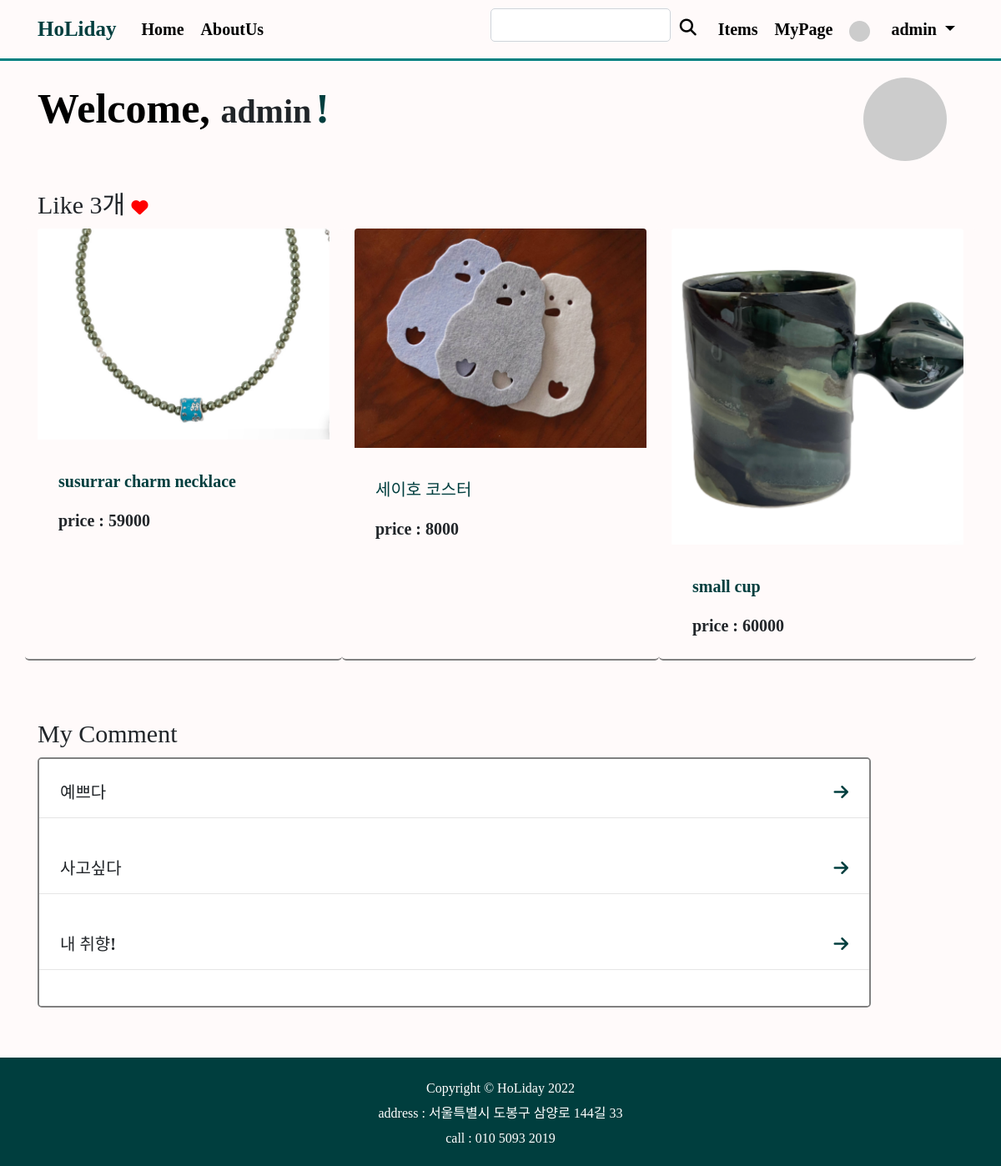
The app's page /mypage/ (signed in) with its own data.
### shoppingmall_main/models.py (models this page shows, shortened)
class ShoppingItem(models.Model):
    created_at = models.DateTimeField(auto_now_add=True)
    updated_at = models.DateTimeField(auto_now=True)
    title = models.CharField(max_length=50) # 상품 이름
    information = MarkdownxField() # 상품 설명
    price = models.IntegerField() # 가격
    like_users = models.ManyToManyField(User,related_name='like_shopping',blank=True)
    head_image = models.ImageField(upload_to='shoppingmall_main/images/%Y/%m/%d/', blank=True) # 상품 이미지
    author = models.ForeignKey(User, null=True, on_delete=models.SET_NULL)
    m_company = models.ForeignKey(Company, null=True, on_delete=models.SET_NULL) # 제조사
    category = models.ForeignKey(Category, null=True, blank=True, on_delete=models.CASCADE) # 카테고리
    product_number = models.IntegerField() # 그 외 상품번호
    tags = models.ManyToManyField(ColorTag,blank=True) # 다대다 관계
    def get_absolute_url(self):
        return f'/shoppingmall_main/{self.pk}/'

class Comment(models.Model):
    shoppingitem = models.ForeignKey(ShoppingItem, on_delete=models.CASCADE)
    author = models.ForeignKey(User, on_delete=models.CASCADE)
    content = models.TextField()
    created_at = models.DateTimeField(auto_now_add=True)
    modified_at = models.DateTimeField(auto_now = True)
    def get_absolute_url(self):
        return f'{self.shoppingitem.get_absolute_url()}#comment-{self.pk}'

### single_page/views.py (the view)
# urls.py: path('mypage/',views.mypage),
def mypage(request):
    author = request.user
    user= request.user
    comment_list = Comment.objects.filter(author=author)
    likes= ShoppingItem.like_users.through.objects.filter(user=user)
    likes_count = likes.count()
    shoppingitem = ShoppingItem.objects.filter(like_users=user)
    return render(
        request,
        'single_page/mypage.html',{
        'author':author,
        'comments' : comment_list,
        'likes':likes,
        'likes_count':likes_count,
        'shoppingitem':shoppingitem,
        }
    )

### single_page/templates/single_page/mypage.html (shortened to what this page needs)
<!DOCTYPE html>
{% load static %}
{% load socialaccount %}
<html lang="en">
<head>
    <link href="{% static 'single_page/bootstrap4/css/bootstrap.min.css' %}" rel="stylesheet" media="screen">
    <link href="{% static 'single_page/css/about.css' %}"   rel="stylesheet" media="screen" >
</head>
<body>
{% include 'shoppingmall_main/navbar.html' %}
    <div class="container mt-3">
         <span style="color:black; font-size:50px">Welcome, </span>
        <span style="font-size:40px">{{user.username}}</span>
         <span style="color: rgb(0, 62, 62); font-size:50px">! </span>
        <span class="float-right">
             {% if user.socialaccount_set.all.0.get_avatar_url %}
                <img class="rounded-circle mr-3" src="{{user.socialaccount_set.all.0.get_avatar_url}}" width="100px">
              {% else %}
                <img class="rounded-circle mr-3" src="https://dummyimage.com/50x50/ced4da/6c757d.jpg" width="100px">
              {% endif %}
        </span>
    </div>
        <div class="container mt-5 mb-5">
               <h4 >Like {{ likes_count }}개
               <i class="fa-solid fa-heart"style="color: red"></i></h4>
<div class="row row-cols-1 row-cols-md-3 g-4">
        {% if shoppingitem.exists %}
        {% for k in shoppingitem %}
          <div class="card col mb-2 " style="background-color:snow;border:none;border-bottom : 2px solid gray">
            <div class="card" style="border:none">
               <img class="card-img-top" src="{{k.head_image.url}}">
              <div class="card-body" style="background-color:snow">
                <h3 class="card-title"><a href="{{k.get_absolute_url}}" style="color: rgb(0, 62, 62)" >
                            {{k.title}}
                        </a></h3>
                <p class="card-text">price : {{k.price}}</p>
              </div>
            </div>
          </div>
            {% endfor %}
        {% else %}
            <h5 class="m-3">좋아요를 눌러주세요!</h5>
        {% endif %}
        </div>
        </div>
        <div class="container mt-5 mb-5" >
        <h4>My Comment</h4>
            {% if comments.exists %}
            <div class="card"style="overflow: scroll; height : 300px;width:90%">
            {% for c in comments %}
            <div class="card-body" >
                {{ c.content }}
                <a  style="color:teal;" href="{{c.get_absolute_url}}">
                <span class="float-right"><i class="fa-solid fa-arrow-right" style="color: rgb(0, 62, 62)"></i></span></a>
            </div>
            <hr>
            {% endfor %}
            {% else %}
            <h5 class="m-3">댓글을 작성해주세요!</h5>
            {% endif %}
            </div>
        </div>
 <div class="bottom">
        {% include 'shoppingmall_main/footer.html' %}
</div>
</body>
</html>

### shoppingmall_main/templates/shoppingmall_main/navbar.html (shortened to what this page needs)
{% load static %}
<head>
     <link href="{% static 'shoppingmall_main/css/style.css' %}"   rel="stylesheet" media="screen" >
</head>
{% load socialaccount %}
    <container >
    <nav class="navbar navbar-expand-lg"
         style="background-color: snow;
         border-bottom:solid 3px teal">
    <div class="container">
        <a class="navbar-brand " href="/" style="color: rgb(0, 62, 62)">HoLiday</a>
        <div class="collapse navbar-collapse" id="navbarNavDropdown">
            <div class="navbar-nav">
                <a class="nav-link" href="/" >Home</a>
                <a class="nav-link" href="/about_me/">AboutUs</a>
            </div>
        </div>
        <div class="collapse navbar-collapse  justify-content-end" id="navbarNavDropdown">
            <div class="navbar-nav">
                <input id="search-input" class="form-control" type="text"  aria-label="Enter search term..." aria-describedby="button-search" style="font-size:15px " />
                <button class="ml-1"style="color:black ; font-size:15px ;border:none;background-color:snow" id="button-search" type="button" onclick="searchPost()" >
                    <i class="fa-solid fa-magnifying-glass"></i>
                </button>
                <a class="nav-link ml-2" href="/shoppingmall_main/" >Items</a>
              {% if user.is_authenticated %}
                <a class="nav-link" href="/mypage/">MyPage</a>
                  <li class="nav-item dropdown">
                    <a class="nav-link dropdown-toggle" href="#" id="navbarDropdownMenuLink" role="button" data-toggle="dropdown" aria-haspopup="true" aria-expanded="false">
                      {% if user.socialaccount_set.all.0.get_avatar_url %}
                        <img class="rounded-circle mr-3" src="{{ user.socialaccount_set.all.0.get_avatar_url }}" width="25px">
                      {% else %}
                        <img class="rounded-circle mr-3" src="https://dummyimage.com/50x50/ced4da/6c757d.jpg" width="25px">
                      {% endif %}
                      {{user.username}}
                    </a>
                  </li>
                  {% else %}
                  <li class="nav-item">
                    <a href="#" class="nav-link" data-toggle="modal" data-target="#loginModal">LogIn</a>
                  </li>
                  {% endif %}
                    </div>
        </div>
      </div>
    </nav>
    </container>

### shoppingmall_main/static/shoppingmall_main/css/style.css (style rules this page uses)
body { background:snow; }
.card { border: 2px solid gray; }
* { font-family: 'Magilio'; font-size: 20px; font-weight: 550; }
nav a { color: black; }

### records on screen
ShoppingItem: head_image (picture), title "susurrar charm necklace", price "59000"
ShoppingItem: head_image (picture), title "세이호 코스터", price "8000"
ShoppingItem: head_image (picture), title "small cup", price "60000"
Comment: content "예쁘다"
Comment: content "사고싶다"
Comment: content "내 취향!"

### other values on screen
{{ user.username }} "admin"
{{ likes_count }} "3"
